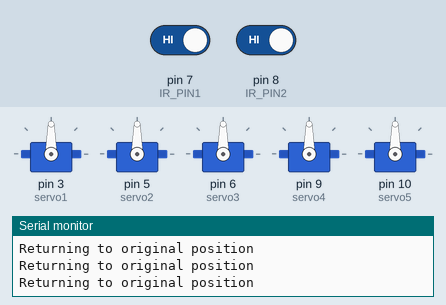
This sketch was run on a simulated Arduino Uno, built with avr-gcc and run on an emulated ATmega328P. Shown: 5 × servo, the last lines printed to the serial monitor. The inputs (shaded band) are chosen by the test bench; at power-on: pin 7 (IR_PIN1) HIGH, pin 8 (IR_PIN2) HIGH.

Above: at 1.8 s.
1.9 s: pin 7 (IR_PIN1) driven LOW
At 2.3 s:
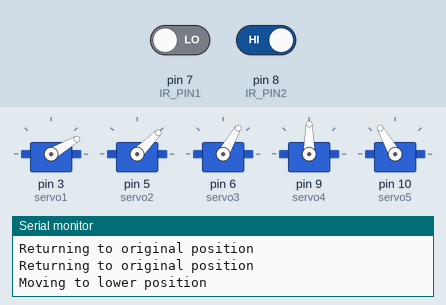
3.5 s: pin 7 (IR_PIN1) driven HIGH
At 4.7 s:
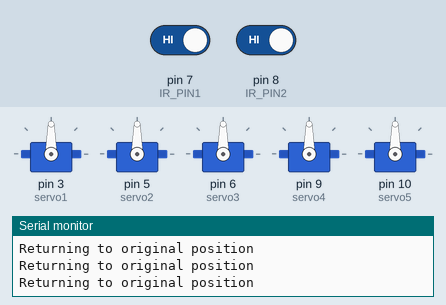
5.0 s: pin 8 (IR_PIN2) driven LOW
At 5.9 s:
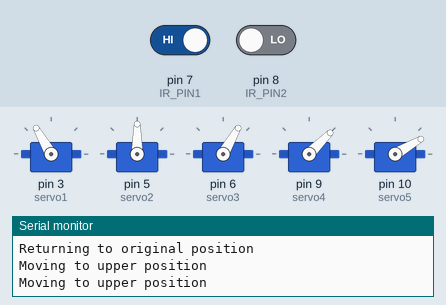
6.5 s: pin 8 (IR_PIN2) driven HIGH
At 7.1 s:
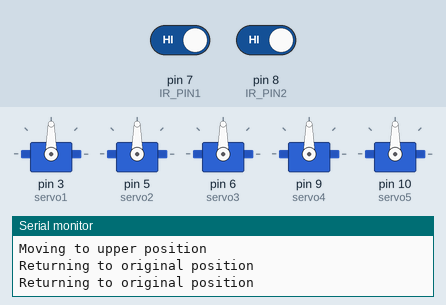
Timing chart, 0 to 9.0 s (numbered marks = the images above; inputs shaded):
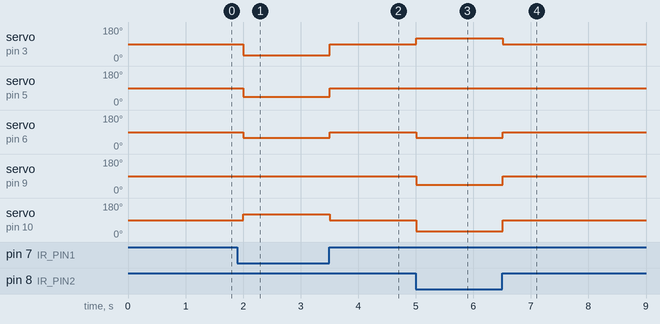

The sketch:

sorting_robot.ino
```cpp
#include <Servo.h>

#define IR_PIN1 7
#define IR_PIN2 8

Servo servo1;
Servo servo2;
Servo servo3;
Servo servo4;
Servo servo5;

void setup()
{
    servo1.attach(3);
    servo2.attach(5);
    servo3.attach(6);
    servo4.attach(9);
    servo5.attach(10);

    pinMode(IR_PIN1, INPUT);
    pinMode(IR_PIN2, INPUT);

    Serial.begin(9600);
}

void loop()
{
    // Read IR sensor states
    int ir1State = digitalRead(IR_PIN1);
    int ir2State = digitalRead(IR_PIN2);

    if (ir1State == LOW)
    {
        // Move the robot arm to a lower position
        servo1.write(30); // Example angles
        servo2.write(45);
        servo3.write(60);
        servo4.write(90);
        servo5.write(120);
        Serial.println("Moving to lower position");
    }
    else if (ir2State == LOW)
    {
        // Move the robot arm to an upper position
        servo1.write(120); // Example angles
        servo2.write(90);
        servo3.write(60);
        servo4.write(45);
        servo5.write(30);
        Serial.println("Moving to upper position");
    }
    else
    {
        // Move the robot arm to the original position
        servo1.write(90); // Default position
        servo2.write(90);
        servo3.write(90);
        servo4.write(90);
        servo5.write(90);
        Serial.println("Returning to original position");
    }

    delay(500); // Delay for stability
}
```

Measured:
- after the input at 1.9 s, servo on pin 3 (servo1): 90° → 30° after 0.10 s; servo on pin 5 (servo2): 90° → 45° after 0.10 s; servo on pin 6 (servo3): 90° → 60° after 0.10 s; servo on pin 10 (servo5): 90° → 120° after 0.10 s
- after the input at 3.5 s, servo on pin 3 (servo1): 30° → 90° at once; servo on pin 5 (servo2): 45° → 90° at once; servo on pin 6 (servo3): 60° → 90° at once; servo on pin 10 (servo5): 120° → 90° at once
- after the input at 5.0 s, servo on pin 3 (servo1): 90° → 120° at once; servo on pin 6 (servo3): 90° → 60° at once; servo on pin 9 (servo4): 90° → 45° at once; servo on pin 10 (servo5): 90° → 30° at once
- after the input at 6.5 s, servo on pin 3 (servo1): 120° → 90° at once; servo on pin 6 (servo3): 60° → 90° at once; servo on pin 9 (servo4): 45° → 90° at once; servo on pin 10 (servo5): 30° → 90° at once
